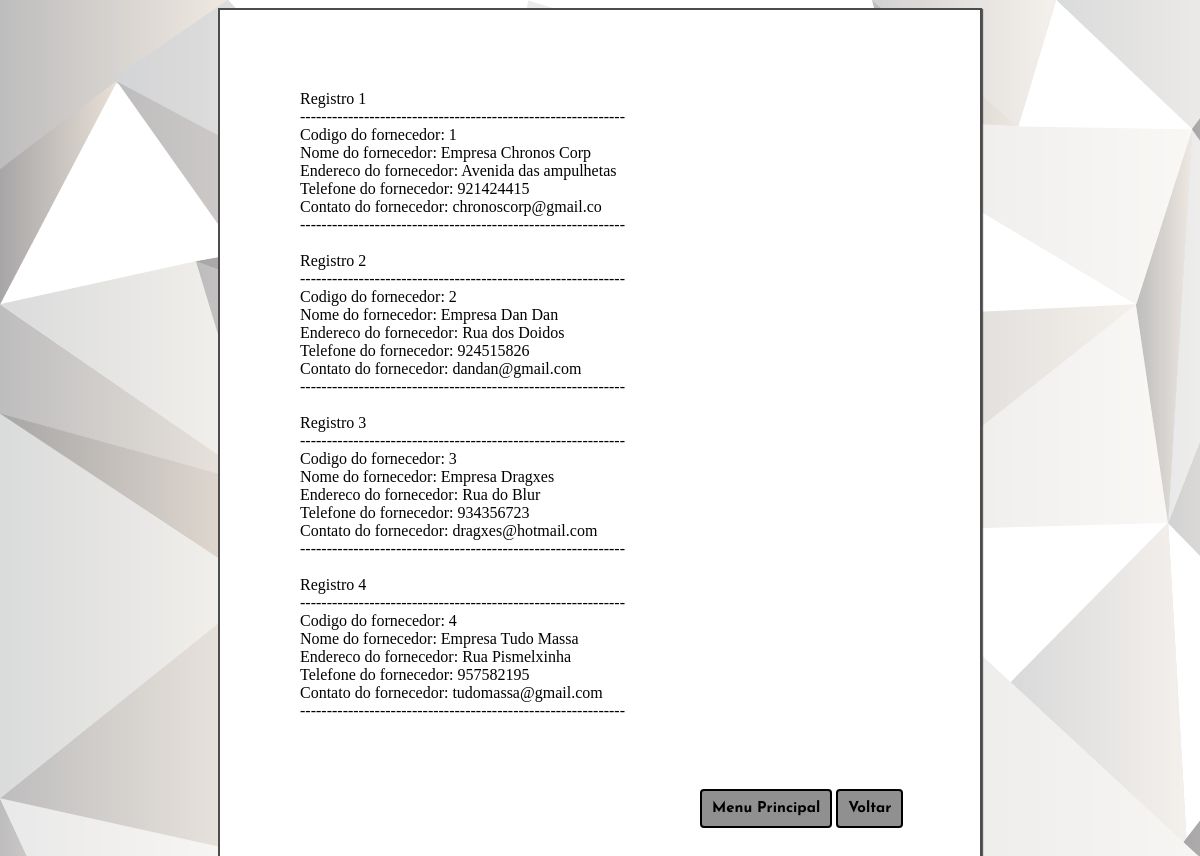
/php/FornecedorConsulTodos.php (signed in), run on the app's committed database.
### tables this page shows
CREATE TABLE IF NOT EXISTS `fornecedor` (
  `for_cod` int(5) NOT NULL AUTO_INCREMENT,
  `for_nome` varchar(30) NOT NULL,
  `for_end` varchar(40) NOT NULL,
  `for_fone` varchar(15) NOT NULL,
  `for_contato` varchar(20) NOT NULL,
  PRIMARY KEY (`for_cod`)
);

### php/FornecedorConsulTodos.php (the view, shortened to what this page needs)
<html>
    <head>
        <link href="../css/estilo.css" rel="stylesheet" type="text/css"/>
    </head>
    <body>
        <div class="interface">
<?php
$resultado = mysql_query("SELECT * FROM fornecedor")
or die("Não há nenhum Dado no Banco");
$linhas = mysql_num_rows($resultado);
(int) $f=0;
for ($i = 0; $i < $linhas; $i++) {
    $cod = mysql_result($resultado, $i, "for_cod");
    $nome = mysql_result($resultado, $i, "for_nome");
    $end = mysql_result($resultado, $i, "for_end");
    $fone = mysql_result($resultado, $i, "for_fone");
    $con = mysql_result($resultado, $i, "for_contato");
    $f++;
    echo"Registro $f<br>";
    echo"-------------------------------------------------------------<br>";
    echo "Codigo do fornecedor: $cod <br>";
    echo "Nome do fornecedor: $nome <br>";
    echo "Endereco do fornecedor: $end <br>";
    echo "Telefone do fornecedor: $fone <br>";
    echo "Contato do fornecedor: $con <br>";
    echo"-------------------------------------------------------------<br>";
    echo"<br>";
}
?>
            <br><br>
            <div class = "DivVoltares">
                <input class="butaoVoltarPHP" type="button" onclick="VoltarPrincipal()" Value="Menu Principal">
                <input class="butaoVoltarPHP" type="submit" onclick="VoltarFornecedor()" Value="Voltar">
            </div>
        </div>
    </body>
</html>

### css/estilo.css (style rules this page uses)
.interface { width: 600px; border: solid 2px rgba(0,0,0,.7); background: white; padding: 80px; margin-left: auto; margin-right: auto; margin-bottom: 30px; height:100%; box-shadow: 1px 1px 1px rgba(0,0,0,.6); }
body { background-image: url("../Imgs/background.jpg"); background-repeat: no-repeat; height:100%; }
input.butaoVoltarPHP { position: relative; left: 400px; top: 15px; padding: 10px; background: #909090; color: black; font-family: 'Josefin Sans', sans-serif; font-size: 15px; font-weight: bold; border: black solid 2px; border-radius: 4px; transition: color 1s, border 1s; }

### data on the page
fornecedor: for_cod "1", for_nome "Empresa Chronos Corp", for_end "Avenida das ampulhetas", for_fone "921424415", for_contato "chronoscorp@gmail.co"
fornecedor: for_cod "2", for_nome "Empresa Dan Dan", for_end "Rua dos Doidos", for_fone "924515826", for_contato "dandan@gmail.com"
fornecedor: for_cod "3", for_nome "Empresa Dragxes", for_end "Rua do Blur", for_fone "934356723", for_contato "dragxes@hotmail.com"
fornecedor: for_cod "4", for_nome "Empresa Tudo Massa", for_end "Rua Pismelxinha", for_fone "957582195", for_contato "tudomassa@gmail.com"
